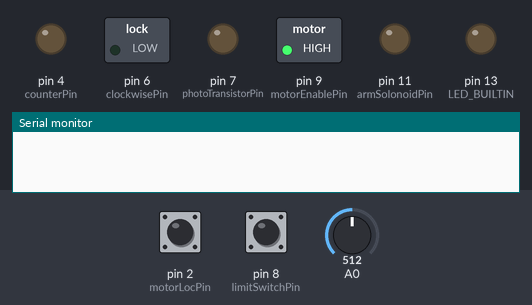
Bench run of a sketch on a simulated Arduino Uno, built with avr-gcc and run on an emulated ATmega328P. On the bench: switched loads named in the sketch (green lamp = pin HIGH), output pins drawn as LEDs (lit = HIGH), the last lines printed to the serial monitor. The inputs (shaded band) are chosen by the test bench; at power-on: pin 2 (motorLocPin) LOW, pin 8 (limitSwitchPin) HIGH, A0 = 512.

Above: at 0.1 s.
At 1.2 s:
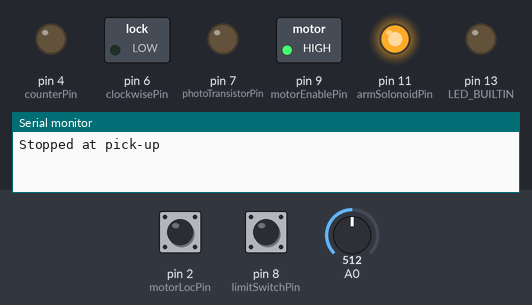
1.3 s: pin 2 (motorLocPin) pulsed HIGH 5 times (0.12 s each, 0.3 s apart)
At 6.4 s:
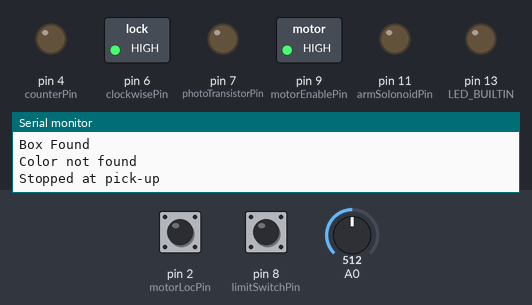
Timing chart, 0 to 7.9 s (numbered marks = the images above; inputs shaded):
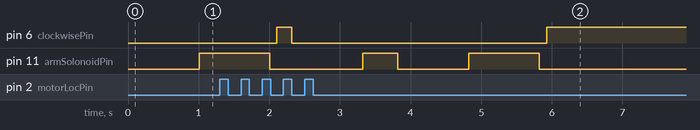

The sketch:

pnuemV1.ino
```cpp
//global variables that are used throught multiple functions
//pins (counter and clockwise pins are correct)
int motorLocPin = 2; //buttonPIN
int motorLocState;//ButtonState
int counterPin = 4;
int clockwisePin = 6;
int motorEnablePin = 9;
int limitSwitchPin = 8;
int armSolonoidPin = 11;
int suctionSolonoidPin = 12;
int photoTransistorPin = 7;
int compressorPin = 10;

//motor location inputs and outputs
volatile int motorLoc;
int clockwiseVal = 0;
int counterVal = 1;

//how many clicks has the motor turned since it has gone home
int loc = 0;

//(probably) not important, not being used right now
int turnMax = 5;

//how many clicks until we get to a certiain location
int blueLoc = 11;
int redLoc = 10;
int whiteLoc = 8;
int boxLoc = 7;

//how long to wait to see if a signal is a correct signal
int timeToWait = 8;
//debounce delay

//are we currently looking at the first interrupt
//boolean firstSignal = true;
long deblast=0; //lastdebouncetime interrupt

int whiteColorMin = 540;
int whiteColorMax = 570;

int blueColorMin = 680;
int blueColorMax = 710;

int redColorMin = 570;
int redColorMax = 590;

/////////////////////////////////////////////////////////////////////////////////////
/////////////////////////////////////////////////////////////////////////////////////
///Interrupts
/////////////////////////////////////////////////////////////////////////////////////
/////////////////////////////////////////////////////////////////////////////////////

//interrupt function

void changeDirection() {
  //motorLocState=digitalRead(motorLocPin);
  if ((millis()-deblast)>timeToWait){
    loc++;
    deblast=millis();
  }
}


/////////////////////////////////////////////////////////////////////////////////////
/////////////////////////////////////////////////////////////////////////////////////
///Main Functions
/////////////////////////////////////////////////////////////////////////////////////
/////////////////////////////////////////////////////////////////////////////////////
void setup() {
  // put your setup code here, to run once:
  Serial.begin(9600);

  //setting up pins
  pinMode(motorLocPin, INPUT);
  pinMode(counterPin, OUTPUT);
  pinMode(clockwisePin, OUTPUT);
  pinMode(motorEnablePin, OUTPUT);
  pinMode(limitSwitchPin, INPUT);
  pinMode(LED_BUILTIN, OUTPUT);

  pinMode(armSolonoidPin, OUTPUT);
  pinMode(photoTransistorPin, OUTPUT);
  pinMode(suctionSolonoidPin, INPUT);
  pinMode(compressorPin, INPUT);
  pinMode(A0, INPUT);

  //assigning interrupts
  attachInterrupt(digitalPinToInterrupt(motorLocPin), changeDirection, CHANGE);

  digitalWrite(motorEnablePin, HIGH);


  //find home
  findHome();
}

/////////////////////////////////////////////////////////////////////////////////
/////////////////////////////////////////////////////////////////////////////////
//main loop
/////////////////////////////////////////////////////////////////////////////////
/////////////////////////////////////////////////////////////////////////////////

void loop() {
  //fill with air
  digitalWrite(suctionSolonoidPin, HIGH);


  //debugging for color vals
  int colorMeasurments = analogRead(A0);
  //Serial.print("Color Val: ");
  //Serial.println(colorMeasurments);


  //see if we need to collect
  /*
  while ( digitalRead(photoTransistorPin) == LOW ) {
    //do nothing... there is nothing that needs to be done
    Serial.println("Puck is not present");
  }
  */


  //lower arm to collector and collect, rise.
  unsortedTray();

  //go to color sensor, lower, and find the measurment, rise
  int color = colorSensorfunction(colorMeasurments);

  //go to appropriate designattor, lower, release, rise
  sort(color);

  //go home
  findHome();

}


/////////////////////////////////////////////////////////////////////////////////////
/////////////////////////////////////////////////////////////////////////////////////
///Find Location
/////////////////////////////////////////////////////////////////////////////////////
/////////////////////////////////////////////////////////////////////////////////////
void findHome () {
  //stop the motor
  motorStop();

  //turn until home found
  while ( digitalRead ( limitSwitchPin ) == LOW ) {
    motorCounter();
  }


  //stop!!
  motorStop();

  //set location to 0
  loc = 0;

  //go fowared
  motorClockwise();

  delay(5);

  //stop agian
  motorStop();
}


/////////////////////////////////////////////////////////////////////////////////////
/////////////////////////////////////////////////////////////////////////////////////
///MOTOr movements
/////////////////////////////////////////////////////////////////////////////////////
/////////////////////////////////////////////////////////////////////////////////////
void motorStop () {
  counterVal= 0;
  clockwiseVal = 0;
  digitalWrite(counterPin, counterVal);
  digitalWrite(clockwisePin, clockwiseVal);
}

void motorClockwise (){
  counterVal= 0;
  clockwiseVal = 1;
  digitalWrite(counterPin, counterVal);
  digitalWrite(clockwisePin, clockwiseVal);
}


void motorCounter (){
  counterVal= 1;
  clockwiseVal = 0;
  digitalWrite(counterPin, counterVal);
  digitalWrite(clockwisePin, clockwiseVal);
}


/////////////////////////////////////////////////////////////////////////////////////
/////////////////////////////////////////////////////////////////////////////////////
///GOTO Location
/////////////////////////////////////////////////////////////////////////////////////
/////////////////////////////////////////////////////////////////////////////////////
void findRed() {
  while ( loc <= redLoc ) {
    motorClockwise();
  }
  motorStop();
  Serial.println("Red Found");
  delay(1000);
}

void findBlue () {
  while ( loc <= blueLoc ) {
    motorClockwise();
  }
  Serial.println("Blue Found");
  motorStop();
  delay(1000);
}

void findWhite() {
  while ( loc <= whiteLoc ) {
    motorClockwise();
  }
  motorStop();
  Serial.println("White Found");
  delay(1000);
}

void findBox() {
  while ( loc <= boxLoc ) {
    motorClockwise();
  }
  motorStop();
  Serial.println("Box Found");
  delay(1000);
}


////////////////////////////////////////////////////////////////////////////
////////////////////////////////////////////////////////////////////////////
//Color determination
////////////////////////////////////////////////////////////////////////////
////////////////////////////////////////////////////////////////////////////
int determineColor(int colorVal) {
  int color = 0;
  if ( ( colorVal > whiteColorMin ) && ( colorVal < whiteColorMax ) ) {
    color = 1;
  }

  if ( ( colorVal > blueColorMin ) && ( colorVal < blueColorMax ) ) {
    color = 2;
  }

  if ( ( colorVal > redColorMin ) && ( colorVal < redColorMax ) ) {
    color = 3;
  }
  if ( color == 0 ) {
    Serial.println("Color not found");
  }

  return color;
}


////////////////////////////////////////////////////////////////////////////
////////////////////////////////////////////////////////////////////////////
//activation of unsorted tray
////////////////////////////////////////////////////////////////////////////
////////////////////////////////////////////////////////////////////////////
void unsortedTray() {
  motorStop();
  delay(1000);
  Serial.println("Stopped at pick-up");
  digitalWrite(suctionSolonoidPin, LOW);

  //lower arm
  digitalWrite(armSolonoidPin, HIGH);

  //suck bean
  delay(500);
  digitalWrite(suctionSolonoidPin, HIGH);
  delay(500);

  //raise arm
  digitalWrite(armSolonoidPin, LOW);
  delay(100);
}


////////////////////////////////////////////////////////////////////////////
////////////////////////////////////////////////////////////////////////////
//color determinattion
////////////////////////////////////////////////////////////////////////////
////////////////////////////////////////////////////////////////////////////
int colorSensorfunction(int colorMeasure) {
  //go to color sensor
  findBox();

  //lower arm
  digitalWrite(armSolonoidPin, HIGH);

  //determine color
  delay(250);
  int color = determineColor(colorMeasure);
  delay(250);

  //raise arm
  digitalWrite(armSolonoidPin, LOW);


  return color;
}

////////////////////////////////////////////////////////////////////////////
////////////////////////////////////////////////////////////////////////////
//sort
////////////////////////////////////////////////////////////////////////////
////////////////////////////////////////////////////////////////////////////
void sort(int color) {
  if ( color == 1 ) {//white
    findWhite();


  }

  else if ( color == 2 ) {//blue
    findBlue();


  }

  else if ( color == 3 ) {//red
    findRed();


  }
}

////////////////////////////////////////////////////////////////////////////
////////////////////////////////////////////////////////////////////////////
//relase
////////////////////////////////////////////////////////////////////////////
////////////////////////////////////////////////////////////////////////////
void releaseBean() {
  //lower arm
  digitalWrite(armSolonoidPin, HIGH);


  //release bean
  digitalWrite(suctionSolonoidPin, LOW);

  //raise arm
  digitalWrite(armSolonoidPin, LOW);
}
```
